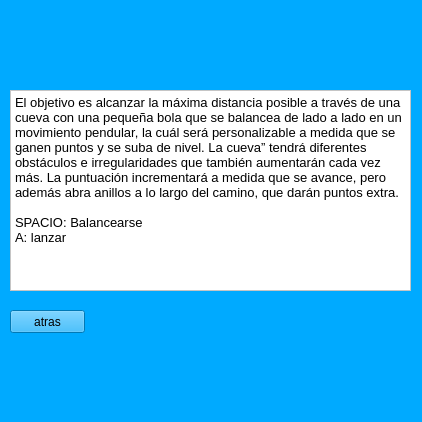
<?xml version="1.0" encoding="UTF-8"?>
<ui version="4.0">
 <class>instrucciones</class>
 <widget class="QWidget" name="instrucciones">
  <property name="geometry">
   <rect>
    <x>0</x>
    <y>0</y>
    <width>422</width>
    <height>422</height>
   </rect>
  </property>
  <property name="windowTitle">
   <string>Form</string>
  </property>
  <property name="styleSheet">
   <string notr="true">background-color: rgb(0, 170, 255);</string>
  </property>
  <widget class="QPlainTextEdit" name="plainTextEdit">
   <property name="geometry">
    <rect>
     <x>10</x>
     <y>90</y>
     <width>401</width>
     <height>201</height>
    </rect>
   </property>
   <property name="font">
    <font>
     <pointsize>10</pointsize>
    </font>
   </property>
   <property name="styleSheet">
    <string notr="true">background-color: rgb(255, 255, 255);</string>
   </property>
   <property name="plainText">
    <string>El objetivo es alcanzar la máxima distancia posible a través de una cueva con una pequeña bola que se balancea de lado a lado en un movimiento pendular, la cuál será personalizable a medida que se ganen puntos y se suba de nivel. La cueva” tendrá diferentes obstáculos e irregularidades que también aumentarán cada vez más. La puntuación incrementará a medida que se avance, pero además abra anillos a lo largo del camino, que darán puntos extra.

SPACIO: Balancearse
A: lanzar</string>
   </property>
  </widget>
  <widget class="QPushButton" name="pushButton">
   <property name="geometry">
    <rect>
     <x>10</x>
     <y>310</y>
     <width>75</width>
     <height>23</height>
    </rect>
   </property>
   <property name="text">
    <string>atras</string>
   </property>
  </widget>
 </widget>
 <resources/>
 <connections/>
</ui>
